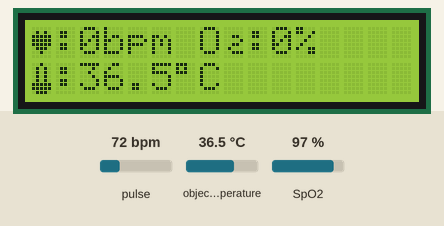
Recording of a program running on a simulated Arduino Nano, built with avr-gcc and run on an emulated ATmega328P. Shown: 16×2 character LCD. Inputs (shaded band) come from the test bench; at power-on: pulse 72 bpm, object temperature 36.5 °C, SpO2 97 %. What the program prints to the serial monitor is not drawn.

Above: at 1.6 s.
1.7 s: pulse set to 42 bpm
At 5.2 s:
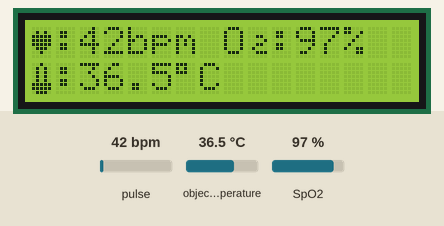
5.5 s: object temperature set to 20 °C
At 7.0 s:
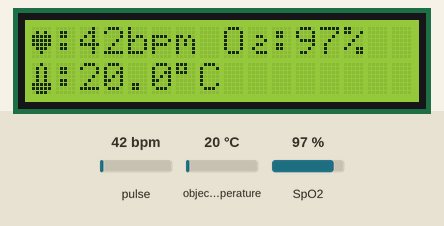
7.5 s: SpO2 set to 80 %
At 8.6 s:
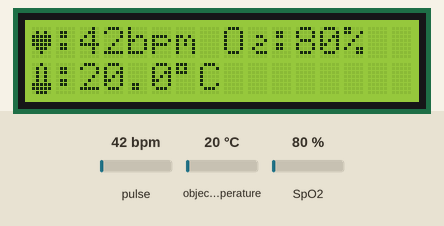
9.5 s: pulse set to 70 bpm
At 11.2 s:
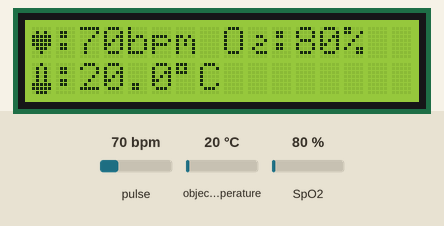
11.5 s: object temperature set to 26 °C
At 13.0 s:
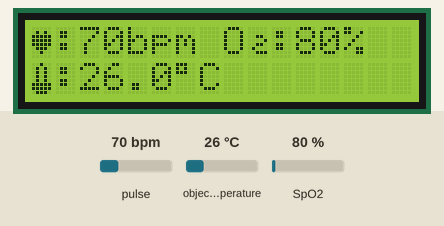
Timing chart, 0 to 14.5 s (numbered marks = the images above; inputs shaded):
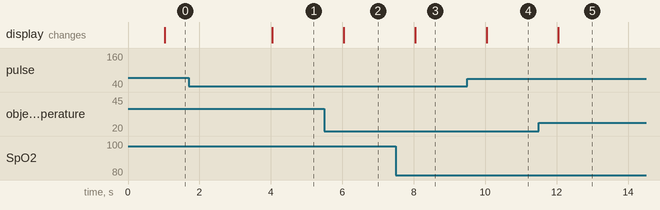

Measured:
- after the input at 1.7 s, the display: changes after 2.3 s (image 1)
- after the input at 5.5 s, the display: changes after 0.54 s (image 2)
- after the input at 7.5 s, the display: changes after 0.54 s (image 3)
- after the input at 9.5 s, the display: changes after 0.54 s (image 4)
- after the input at 11.5 s, the display: changes after 0.54 s (image 5)

The program:

main.cpp
```cpp
#include <Arduino.h>
#include <Wire.h>
#include <LiquidCrystal_I2C.h>
#include <MAX30100_PulseOximeter.h>
#include <Adafruit_MLX90614.h>

#define REPORT_PERIOD_MS 1000

LiquidCrystal_I2C lcd(0x27, 16, 2);

byte heart[8] = {
  0b00000, 0b01010, 0b11111, 0b11111,
  0b11111, 0b01110, 0b00100, 0b00000
};

byte subscript2[8] = {
  0b00000, 0b00000, 0b00110, 0b00001,
  0b00110, 0b01000, 0b00111, 0b00000
};

byte thermometer[8] = {
  0b00100, 0b01010, 0b01010, 0b01010,
  0b01010, 0b11111, 0b11111, 0b01110
};

PulseOximeter pox;
Adafruit_MLX90614 mlx = Adafruit_MLX90614();

uint32_t lastReport = 0;

// put function declarations here:
void onBeatDetected();

void setup() {
  // put your setup code here, to run once:
  Serial.begin(115200);
  lcd.init();
  lcd.backlight();

  lcd.createChar(0, heart);
  lcd.createChar(1, subscript2);
  lcd.createChar(2, thermometer);

  lcd.setCursor(0,0);
  lcd.print("Initializing....");

  if(!pox.begin()){
    Serial.println("Inisialisasi MAX30100 Gagal!");
    lcd.setCursor(0,1);
    lcd.print("Error: MAX30100");
    while(1);
  }

  if(!mlx.begin()){
    Serial.println("Inisialisasi MLX90614 Gagal!");
    lcd.setCursor(0,1);
    lcd.print("Error: MLX90614");
    while(1);
  }

  pox.setIRLedCurrent(MAX30100_LED_CURR_7_6MA);
  pox.setOnBeatDetectedCallback(onBeatDetected);

  lcd.clear();
}

void loop() {
  // put your main code here, to run repeatedly:
  pox.update();

  if(millis() - lastReport > REPORT_PERIOD_MS){
    lastReport = millis();

    float bpm = pox.getHeartRate();
    float SpO2 = pox.getSpO2();
    float tempC = mlx.readObjectTempC();
    // float tempF = mlx.readObjectTempF();

    lcd.clear();
    lcd.setCursor(0, 0);
    lcd.write(byte(0));
    lcd.print(":");
    lcd.print(bpm, 0);
    lcd.print("bpm ");
    lcd.print("O");
    lcd.write(byte(1));
    lcd.print(":");
    lcd.print(SpO2, 0);
    lcd.print("%");

    lcd.setCursor(0, 1);
    lcd.write(byte(2));
    lcd.print(":");
    lcd.print(tempC, 1);
    lcd.print((char)223); // simbol derajat
    lcd.print("C");
    // lcd.write(byte(2));
    // lcd.print(":");
    // lcd.print(tempF, 1);
    // lcd.print((char)223); // simbol derajat
    // lcd.print("F");

    // Debug ke serial
    Serial.print("BPM: ");
    Serial.print(bpm);
    Serial.print(" | SpO2: ");
    Serial.print(SpO2);
    Serial.print(" | Temp: ");
    Serial.println(tempC);
    // Serial.print(" | Temp: ");
    // Serial.println(tempF);
  }
}

// put function definitions here:
void onBeatDetected(){
  Serial.println("Berdetak!!!");
}
```
